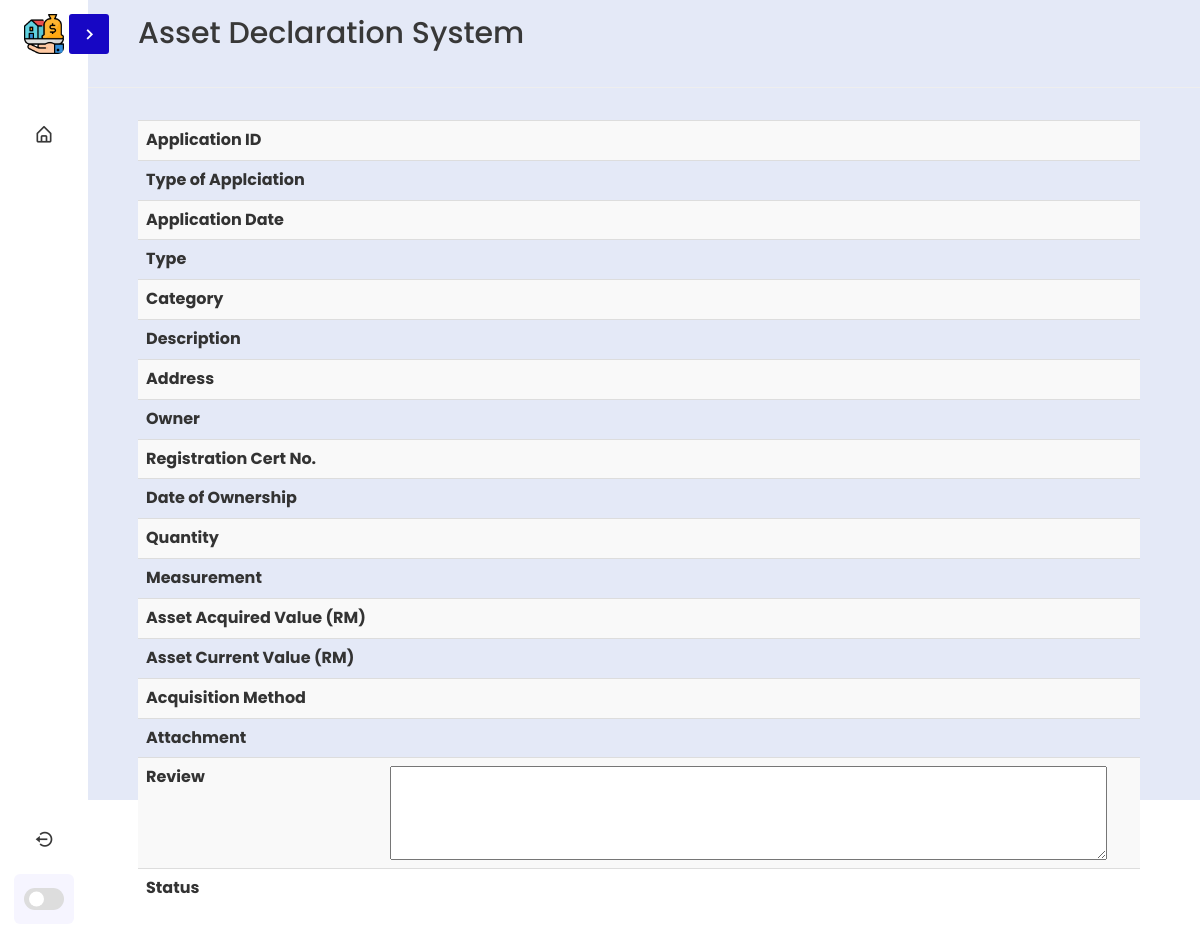
Before: /viewComplete/34 (signed in) with the older database file.
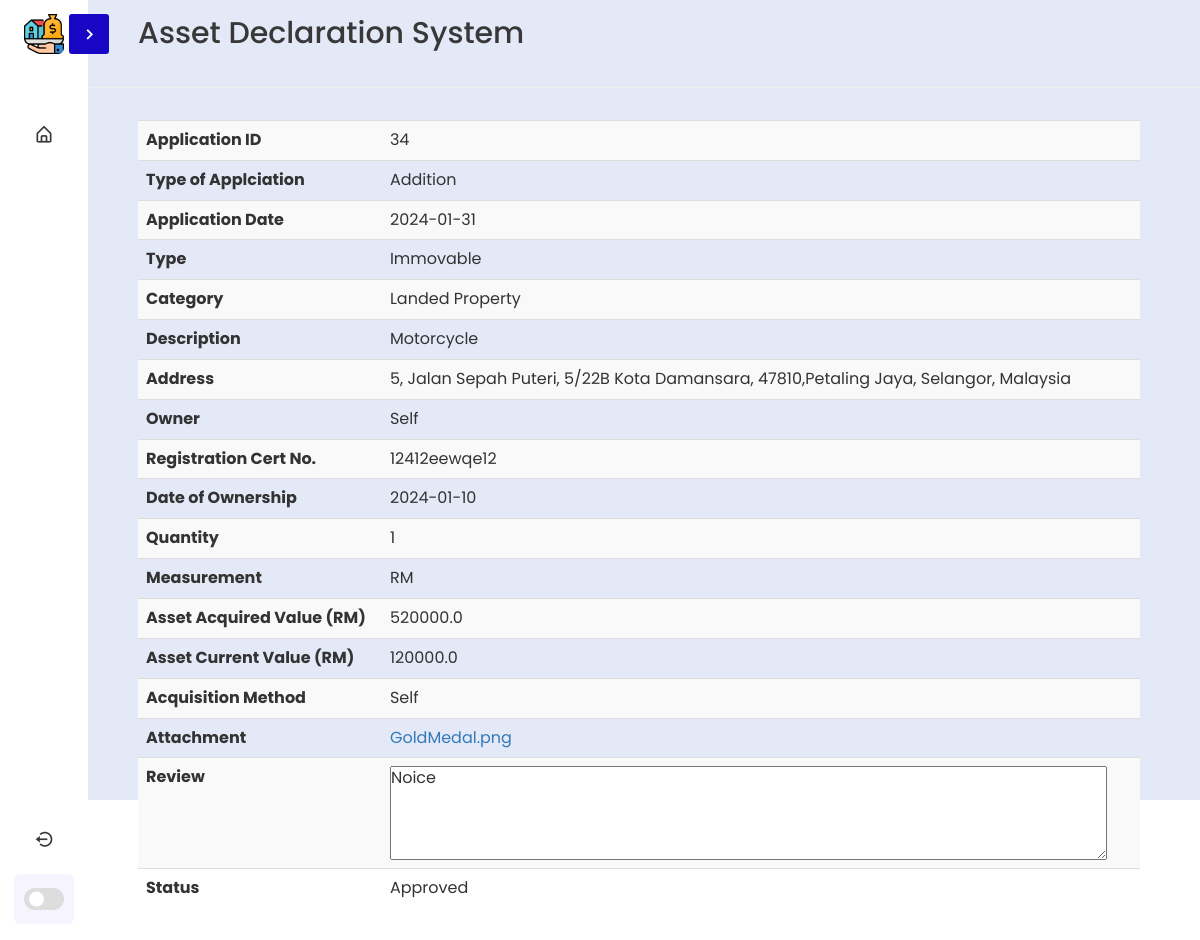
After: the same page with the newer database file.
### tables this page shows
CREATE TABLE buffer (
ReviewID INTEGER NOT NULL PRIMARY KEY AUTOINCREMENT,
ReviewType TEXT NOT NULL,
AssetID INTEGER,
UserID INTEGER NOT NULL,
DateOfApp DATE NOT NULL,
AssDecType TEXT NOT NULL,
AssDecCat TEXT NOT NULL,
Description TEXT NOT NULL,
Address TEXT NOT NULL,
Owner TEXT NOT NULL,
RegCertNo TEXT NOT NULL,
DateOfOwnership DATE NOT NULL,
Quantity INTEGER NOT NULL,
Measurement TEXT NOT NULL,
AssAcqVAl REAL NOT NULL,
CurrAssVal REAL NOT NULL,
AcqMethod TEXT NOT NULL,
Attachment TEXT NOT NULL,
Review TEXT NOT NULL,
Status TEXT NOT NULL
);

### app.py (the view)
@app.route('/viewComplete/<string:assID>',methods=['POST','GET'])
@login_required
def viewComplete(assID):
    conn = create_connection()
    cur = conn.cursor()
    cur.execute("""SELECT * FROM `buffer` WHERE `ReviewID` = ? """,(assID,))
    rowdata = cur.fetchone()
    cur.close
    return render_template('viewComplete.html', rowdata=rowdata)

### app.py (called while the page is built)
def create_connection():
    conn = None
    try:
        conn = sqlite3.connect('static/db/user.db')  # create a database connection
        return conn
    except Error as e:
        print(e)
    return conn

@login_manager.user_loader
def load_user(admin_id):
    conn = create_connection()
    cur = conn.cursor()
    cur.execute("SELECT * FROM admin WHERE adminID=?", (admin_id,))
    user = cur.fetchone()
    if user:
        return User(*user)
    return None

### templates/viewComplete.html (shortened to what this page needs)
{% extends 'baseAdmin.html' %}
{% block content %}
<div>
        <table class="table table-striped" style="width: 100%;">
            <tr>
                <th>Application ID</th>
                <td id="ID">{{rowdata.0}}</td>
            </tr>
            <tr>
                <th>Type of Applciation</th>
                <td id="ID">{{rowdata.1}}</td>
            </tr>
            <tr>
                <th>Application Date</th>
                <td id="Date">{{rowdata.4}}</td>
            </tr>
            <tr>
                <th>Type</th>
                <td id="Type">{{rowdata.5}}</td>
            </tr>
            <tr>
                <th>Category</th>
                <td id="Cat">{{rowdata.6}}</td>
            </tr>
            <tr>
                <th>Description</th>
                <td id="Desc">{{rowdata.7}}</td>
            </tr>
            <tr>
                <th>Address</th>
                <td id="Addr">{{rowdata.8}}</td>
            </tr>
            <tr>
                <th>Owner</th>
                <td id="Owner">{{rowdata.9}}</td>
            </tr>
            <tr>
                <th>Registration Cert No.</th>
                <td id="RegNo">{{rowdata.10}}</td>
            </tr>
            <tr>
                <th>Date of Ownership</th>
                <td id="DateofOwn">{{rowdata.11}}</td>
            </tr>
            <tr>
                <th>Quantity</th>
                <td id="Quant">{{rowdata.12}}</td>
            </tr>
            <tr>
                <th>Measurement</th>
                <td id="Msrmnt">{{rowdata.13}}</td>
            </tr>
            <tr>
                <th>Asset Acquired Value (RM)</th>
                <td id="AcqVal">{{rowdata.14}}</td>
            </tr>
            <tr>
                <th>Asset Current Value (RM)</th>
                <td id="CurrVal">{{rowdata.15}}</td>
            </tr>
            <tr>
                <th>Acquisition Method</th>
                <td id="AcqMet">{{rowdata.16}}</td>
            </tr>
            <tr>
                <th>Attachment</th>
                <td id="Attchmnt"><a href="/static/attachment/{{rowdata.15}}"
                        download="{{rowdata.15}}">{{rowdata.17}}</a>
                </td>
            </tr>
            <tr>
                <th>Review</th>
                <td><textarea id="review" name="review" value="{{rowdata.18}}" rows="4" cols="50" readonly>{{rowdata.18}}</textarea></td>
            </tr>
            <tr>
                <th>Status</th>
                <td id="Status">{{rowdata.19}}</td>
            </tr>
        </table>
</div>
{% endblock %}

Changed rows visible on the page:
added buffer: ReviewID "34", ReviewType "Addition", DateOfApp "2024-01-31", AssDecType "Immovable", AssDecCat "Landed Property", Description "Motorcycle", Address "5, Jalan Sepah Puteri, 5/22B Kota Damansara, 47810,Petaling Jaya, Selangor, Malaysia", Owner "Self", RegCertNo "12412eewqe12", DateOfOwnership "2024-01-10", Quantity "1", Measurement "RM", AssAcqVAl "520000.0", CurrAssVal "120000.0", AcqMethod "Self", Attachment "GoldMedal.png", review "Noice", Status "Approved"
